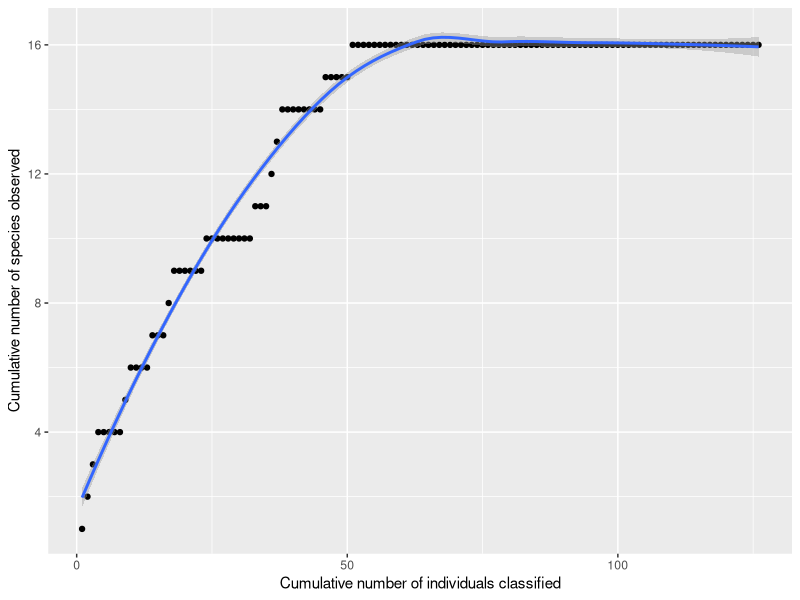

The R script that drew this image:
## ---- chunk 1
#To make tables
library(kableExtra)
library(knitr)
#To manipulate and plot data
library(tidyverse)
## ---- chunk 2
example_data1= data.frame(
  number = c(1:16),
  name = c("gummy", "sour gummy", "rod", "L gummy yellow", "gummy swirls" , "gummy spider", "gummy cokes", "gummy lines", "balls", "gummy fruit", "brick", "skittle", "mm", "twizzler", "kisses", "mutated"),
  characteristics = c("bear", "bear", "rods", "large rods", "circle swirl", "spider", "cokes", "lines", "balls", "fruit", "brick", "round", "round", "twizzlers", "chocolate", "red mutated rods"),
  occurences = c(102, 3, 173, 2, 3, 6, 3, 7, 24, 2, 18, 192, 221, 14, 16, 2)

)
## ---- chunk 3
example_data1 %>% 
  kable("html") %>%
  kable_styling(bootstrap_options = "striped", font_size = 10, full_width = F)

## ---- chunk 4
example_data2 = data.frame(
x = c(1:126),
y = c(1,2,3,4,4,4,4,4,5,6,6,6,6,7,7,7,8,9,9,9,9,9,9,10,10,10,10,10,10,10,10,10,11,11,11,12,13,14,14,14,14,14,14,14,14,15,15,15,15,15,16,16,16,16,16,16,16,16,16,16,16,16,16,16,16,16,16,16,16,16,16,16,16,16,16,16,16,16,16,16,16,16,16,16,16,16,16,16,16,16,16,16,16,16,16,16,16,16,16,16,16,16,16,16,16,16,16,16,16,16,16,16,16,16,16,16,16,16,16,16,16,16,16,16,16,16)
)
## ---- chunk 5
ggplot(example_data2, aes(x=x, y=y)) +
  geom_point() +
  geom_smooth() +
  labs(x="Cumulative number of individuals classified", y="Cumulative number of species observed")

## `geom_smooth()` using method = 'loess'
## ---- chunk 6
species1 = 2/(2+4+1)
species2 = 4/(2+4+1)
species3 = 1/(2+4+1)

1 / (species1^2 + species2^2 + species3^2)
## ---- chunk 7
3 + 1^2/(2*2)
## ---- chunk 8
library(vegan)
## ---- chunk 9
example_data1_diversity = 
  example_data1 %>% 
  select(name, occurences) %>% 
  spread(name, occurences)

example_data1_diversity
## ---- chunk 10
diversity(example_data1_diversity, index="invsimpson")
## ---- chunk 11
specpool(example_data1_diversity)
